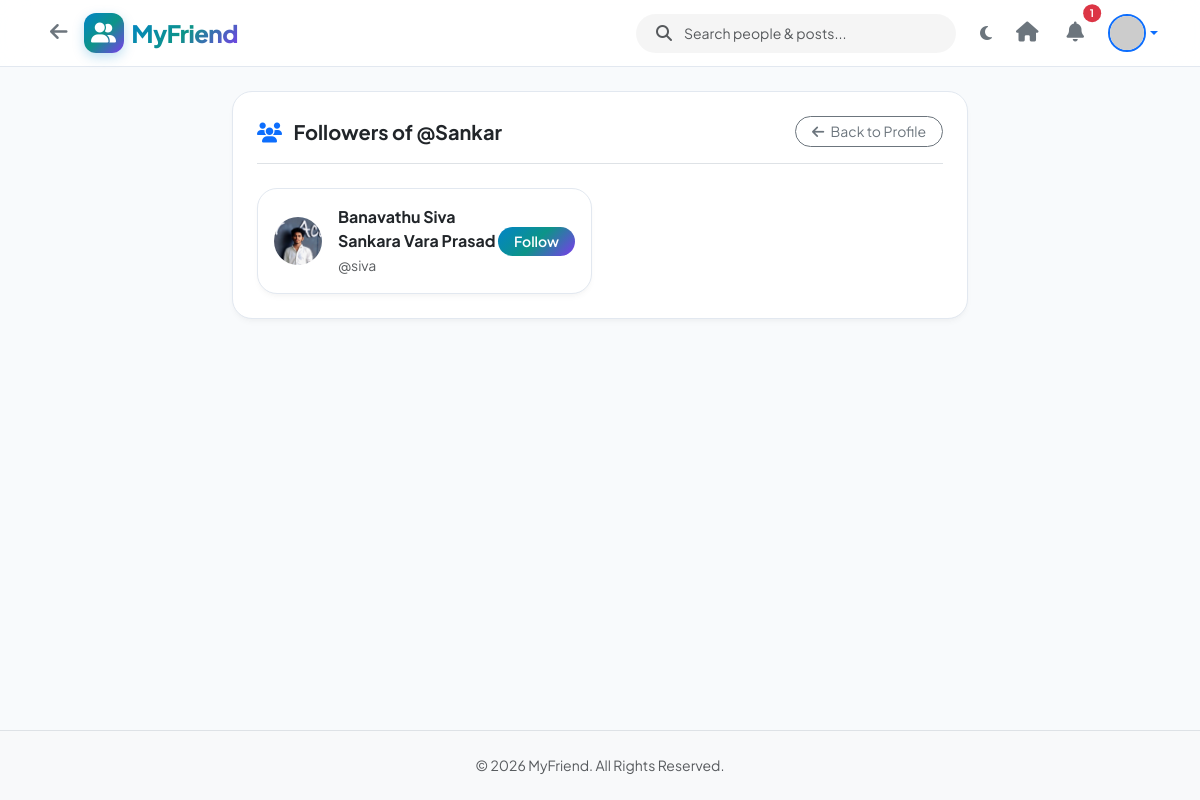
The app's page /profile/Sankar/followers/ (signed in) with its own data.
### app/models.py (models this page shows, shortened)
class Follow(models.Model):
    follower = models.ForeignKey(User, on_delete=models.CASCADE, related_name='following_set')
    following = models.ForeignKey(User, on_delete=models.CASCADE, related_name='followers_set')
    created_at = models.DateTimeField(auto_now_add=True)
    class Meta:
        unique_together = ('follower', 'following')

class UserProfile(models.Model):
    user = models.OneToOneField(User, on_delete=models.CASCADE, related_name='profile')
    profile_image = models.ImageField(upload_to='profile_pics/', blank=True, null=True)
    cover_image = models.ImageField(upload_to='cover_pics/', blank=True, null=True)
    bio = models.TextField(max_length=500, blank=True, null=True)
    location = models.CharField(max_length=100, blank=True, null=True)
    website = models.URLField(max_length=200, blank=True, null=True)
    created_at = models.DateTimeField(auto_now_add=True)
    @property
    def avatar_url(self):
        if self.profile_image and hasattr(self.profile_image, 'url'):
            return self.profile_image.url
        return f"https://ui-avatars.com/api/?name={self.user.username}&background=0284c7&color=fff&size=150"

### app/views.py (the view)
# urls.py: path('profile/<str:username>/followers/', views.followers_view, name='followers'),
@login_required
def followers_view(request, username):
    target_user = get_object_or_404(User, username__iexact=username)
    followers_relations = Follow.objects.filter(following=target_user).select_related('follower', 'follower__profile')
    user_following_ids = set(request.user.following_set.values_list('following_id', flat=True))
    context = {
        'target_user': target_user,
        'followers_relations': followers_relations,
        'user_following_ids': user_following_ids,
    }
    return render(request, 'followers.html', context)

### app/views.py (called while the page is built)
def unread_notifications_context(request):
    if request.user.is_authenticated:
        count = Notification.objects.filter(receiver=request.user, is_read=False).count()
        return {'unread_notifications_count': count}
    return {'unread_notifications_count': 0}

### templates/followers.html (shortened to what this page needs)
{% extends 'base.html' %}
{% load static %}
{% block content %}
<div class="container">
    <div class="row justify-content-center">
        <div class="col-lg-8">
            <div class="card card-connecthub p-4">
                <div class="d-flex align-items-center justify-content-between mb-4 border-bottom pb-3">
                    <h5 class="fw-bold mb-0">
                        <i class="fas fa-users text-primary me-2"></i> Followers of @{{ target_user.username }}
                    </h5>
                    <a href="{% url 'profile' username=target_user.username %}" class="btn btn-sm btn-outline-secondary rounded-pill px-3">
                        <i class="fas fa-arrow-left me-1"></i> Back to Profile
                    </a>
                </div>
                {% if followers_relations %}
                    <div class="row g-3">
                        {% for rel in followers_relations %}
                        <div class="col-md-6">
                            <div class="card card-connecthub p-3 h-100">
                                <div class="d-flex align-items-center justify-content-between">
                                    <div class="d-flex align-items-center gap-3">
                                        <a href="{% url 'profile' username=rel.follower.username %}">
                                            <img src="{{ rel.follower.profile.avatar_url }}" class="avatar-md" alt="Avatar">
                                        </a>
                                        <div>
                                            <a href="{% url 'profile' username=rel.follower.username %}" class="fw-bold text-decoration-none text-reset d-block">
                                                {{ rel.follower.get_full_name|default:rel.follower.username }}
                                            </a>
                                            <span class="text-muted small">@{{ rel.follower.username }}</span>
                                        </div>
                                    </div>
                                    {% if rel.follower != user %}
                                    <button class="btn btn-sm btn-follow-trigger {% if rel.follower.id in user_following_ids %}btn-secondary{% else %}btn-accent{% endif %} py-1 px-3" data-user-id="{{ rel.follower.id }}">
                                        {% if rel.follower.id in user_following_ids %}
                                        Following
                                        {% else %}
                                        Follow
                                        {% endif %}
                                    </button>
                                    {% endif %}
                                </div>
                            </div>
                        </div>
                        {% endfor %}
                    </div>
                {% else %}
                    <div class="text-center py-5 text-muted">
                        <i class="fas fa-user-friends display-4 mb-3"></i>
                        <p class="mb-0">No followers yet.</p>
                    </div>
                {% endif %}
            </div>
        </div>
    </div>
</div>
{% endblock %}

### static/css/style.css (style rules this page uses)
:root { --primary-gradient: linear-gradient(135deg, #0284c7 0%, #0d9488 50%, #7c3aed 100%); --accent-blue: #0284c7; --accent-teal: #0d9488; --accent-purple: #7c3aed; --accent-hover: #0369a1; --heart-color: #f43f5e; --bookmark-color: #f59e0b; --whatsapp-color: #25d366; --bg-body-light: #f8fafc; --bg-card-light: #ffffff; --text-primary-light: #0f172a; --text-secondary-light: #64748b; --border-color-light: #e2e8f0; --glass-bg-light: rgba(255, 255, 255, 0.88); --bg-body-dark: #090d16; --bg-card-dark: #131c2e; --text-primary-dark: #f8fafc; --text-secondary-dark: #94a3b8; --border-color-dark: #1e293b; --glass-bg-dark: rgba(19, 28, 46, 0.88); --transition-fast: 0.2s cubic-bezier(0.4, 0, 0.2, 1); --transition-bounce: 0.4s cubic-bezier(0.68, -0.55, 0.265, 1.55); }
body { font-family: 'Plus Jakarta Sans', 'Inter', system-ui, -apple-system, sans-serif; background-color: var(--bg-body-light); color: var(--text-primary-light); transition: background-color var(--transition-fast), color var(--transition-fast); min-height: 100vh; display: flex; flex-direction: column; }
.card-connecthub { background-color: var(--bg-card-light); border: 1px solid var(--border-color-light); border-radius: 1.25rem; box-shadow: 0 4px 6px -1px rgba(0, 0, 0, 0.03), 0 2px 4px -1px rgba(0, 0, 0, 0.02); transition: transform var(--transition-fast), box-shadow var(--transition-fast), background-color var(--transition-fast); }
.avatar-md { width: 48px; height: 48px; border-radius: 50%; object-fit: cover; }
.btn-accent { background: var(--primary-gradient); color: #ffffff; border: none; font-weight: 600; border-radius: 50rem; padding: 0.5rem 1.25rem; transition: all var(--transition-fast); }

### records on screen
Follow: follower.profile.avatar_url (picture), follower.get_full_name "Banavathu Siva Sankara Vara Prasad", follower.username "siva", shows "Follow"

### other values on screen
{{ unread_notifications_count }} "1"
{{ target_user.username }} "Sankar"
